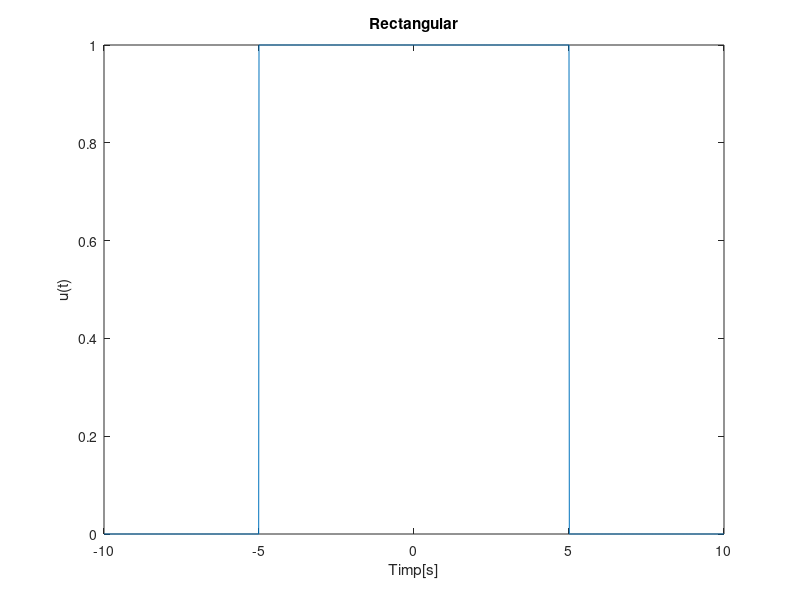

This chart was generated by the following MATLAB code:
function IRectangular()
    clear all
    close all
    clc
    t = -10:0.01:10;
    u = zeros(1, length(t));
    a = -5;
    b = 5;
    for i = 1 : length(t)
        if t(i) >= a && t(i) <= b
            u(i) = 1;
        end
    end
    figure;
    plot(t, u);
    xlabel("Timp[s]");
    ylabel("u(t)");
    title("Rectangular");
end
